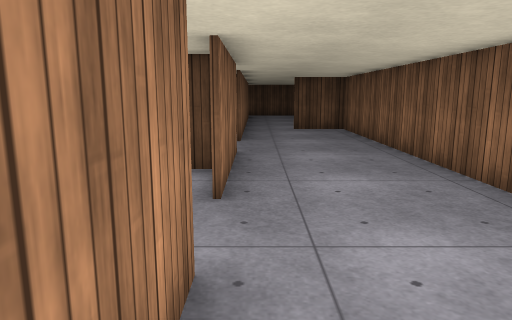
View 1 (above)

24 first-person views from a walk through a Unity game level. The camera is 1.3 m above the floor, tilts 10° down and sees 70° across. The floor is counted in squares, 1 m on a side. Each view is taken from the middle of a square. On the plan, view 1 faces up. The plan holds only what a view shows up to about 15 squares ahead; the rest is blank. The place goes on beyond the plan. The player character is not drawn. Door leaves are left out, so doorways stand open. Surface patterns are stand-ins for the level's own textures.

View 2
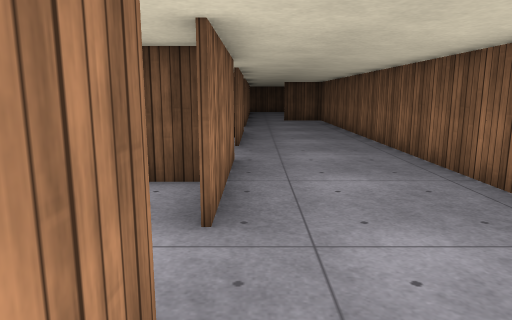

View 3
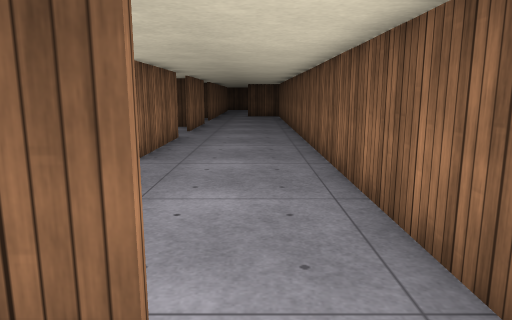

View 4
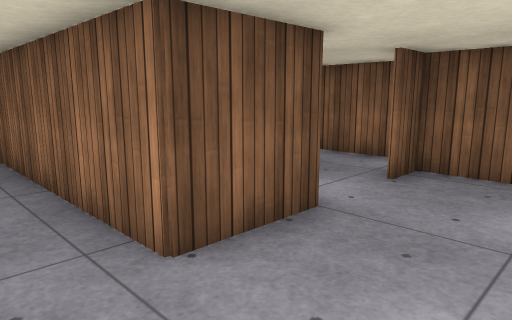

View 5
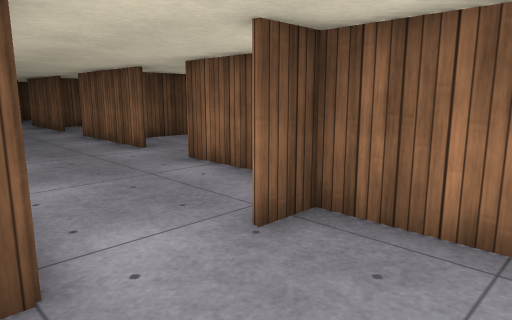

View 6
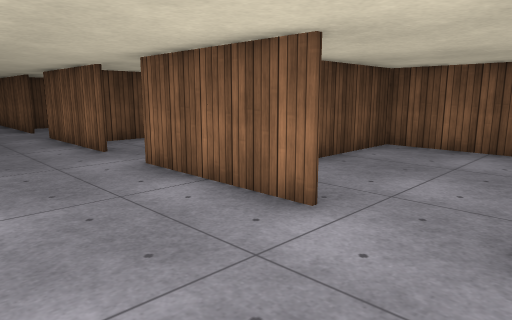

View 7
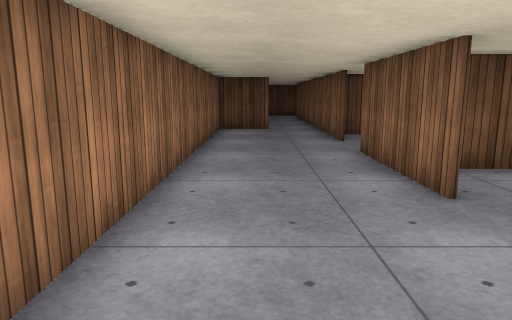

View 8
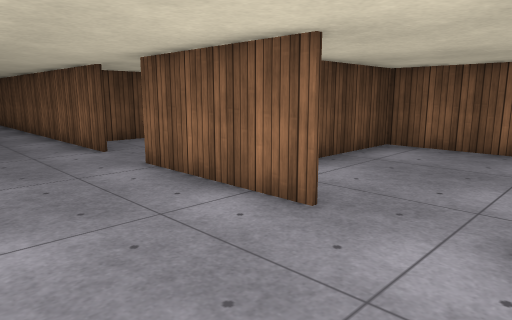

View 9
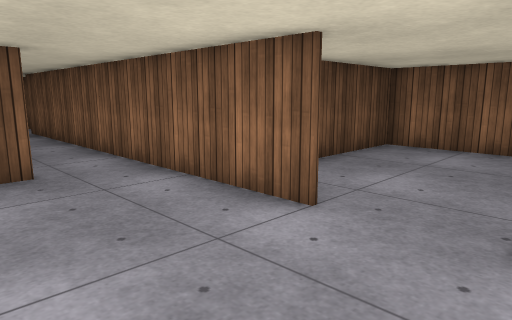

View 10
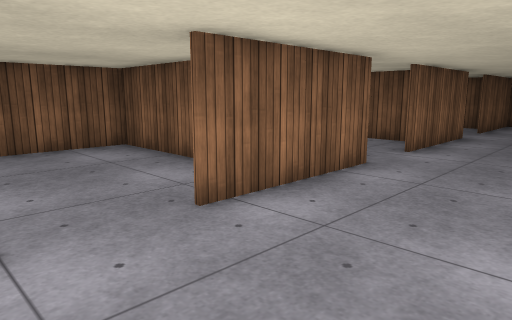

View 11
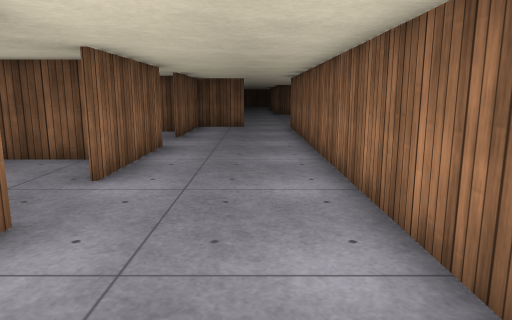

View 12
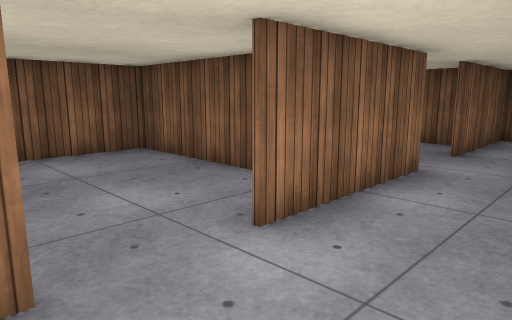

View 13
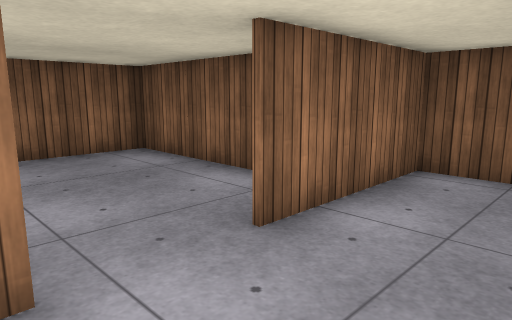

View 14
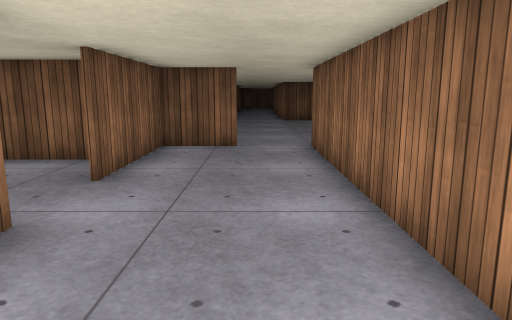

View 15
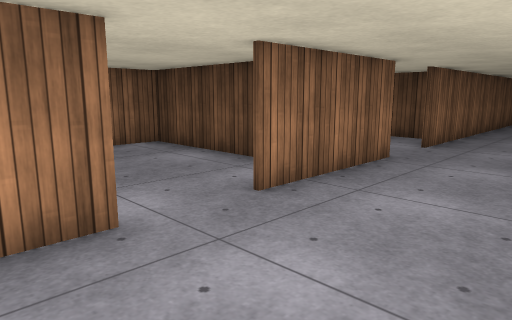

View 16
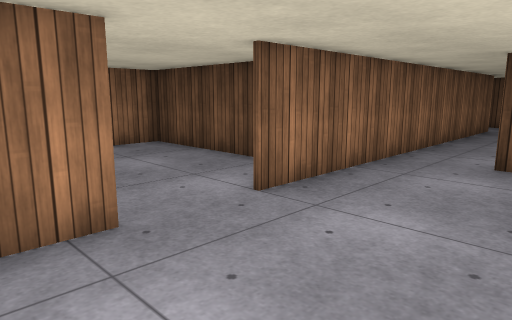

View 17
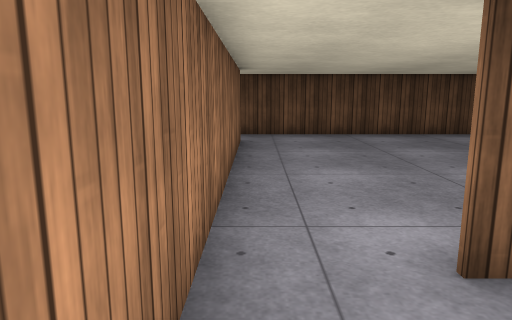

View 18
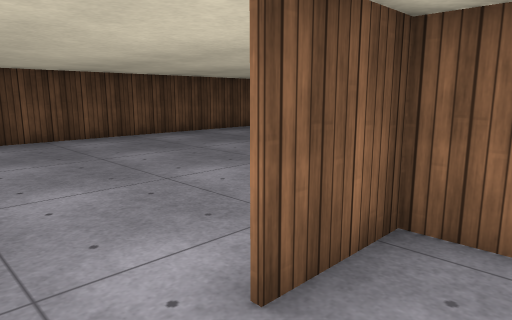

View 19
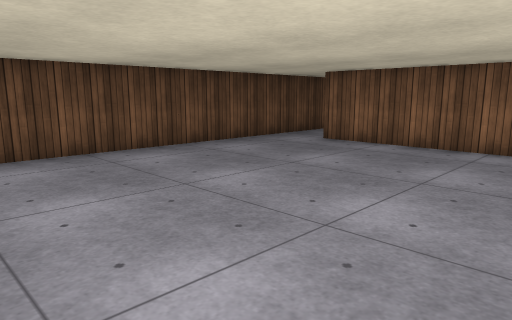

View 20
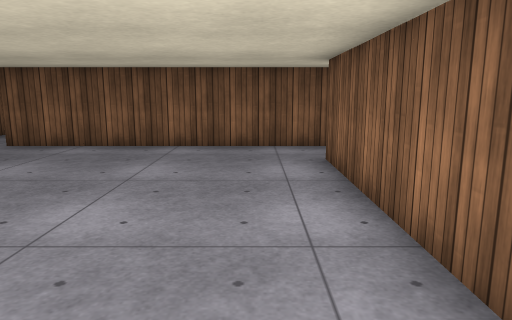

View 21
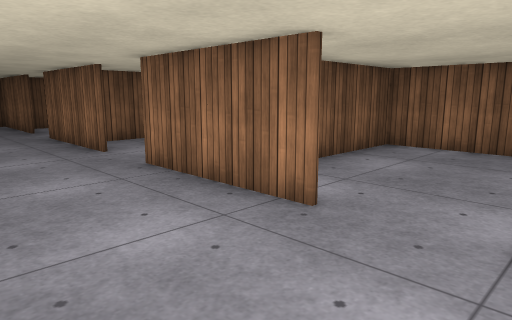

View 22
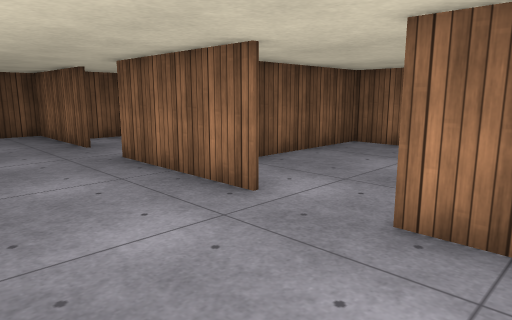

View 23
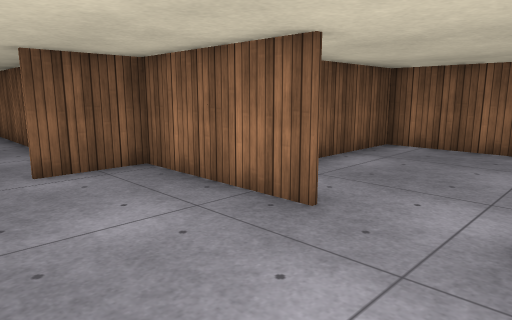

View 24
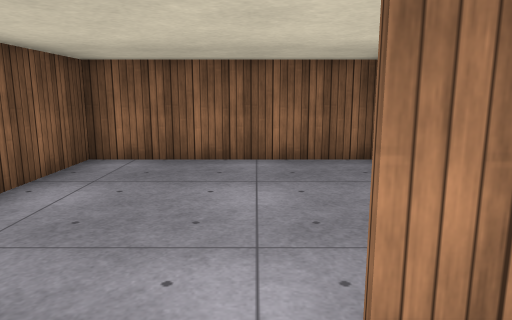

### Floor plan
Ten units are one square. View 1 is at (0, 0); x grows to the right and y downward. Boxes are objects, and circles mark ways between rooms. Rooms are numbered by the first view taken in them; rooms with no view inside come last. Other rooms are left out.
<svg viewBox="-70 -249 230 349">
<path fill="none" stroke="#000" d="M-4 -26 -4 15M-4 -86 -4 -45M-4 34 -4 74 15 74M35 75 35 -144 15 -144M-4 -145 -4 -105M55 75 35 75M16 75 9 75M85 95 85 75 75 75M95 -44 95 -85M95 16 95 -26M95 -104 95 -146M74 74 95 74 95 34M76 -144 55 -144 55 75M19 -145 75 -145M-4 -226 -4 -145M95 -146 95 -225M94 -244 -9 -244M123 -66 155 -66M154 -60 154 -125 100 -125M99 54 154 54 154 -1M155 -4 105 -4M103 -6 155 -6M154 -1 154 -60M155 -64 103 -64M-65 0 -65 54 -10 54M-7 -4 -17 -4M-65 -94 -65 -50M-65 -66 -32 -66M-12 -125 -65 -125 -65 -110M-65 -20 -65 0M-65 -6 -12 -6M-6 -64 -65 -64"/>
<circle cx="25" cy="75" r="3" fill="#2a7"/>
<circle cx="5" cy="-145" r="3" fill="#2a7"/>
<circle cx="-5" cy="25" r="3" fill="#2a7"/>
<circle cx="-5" cy="-95" r="3" fill="#2a7"/>
<circle cx="-5" cy="-35" r="3" fill="#2a7"/>
<circle cx="65" cy="75" r="3" fill="#2a7"/>
<circle cx="85" cy="-145" r="3" fill="#2a7"/>
<circle cx="95" cy="-95" r="3" fill="#2a7"/>
<circle cx="95" cy="25" r="3" fill="#2a7"/>
<circle cx="95" cy="-35" r="3" fill="#2a7"/>
<text x="20" y="-30">1</text>
<text x="40" y="90">2</text>
<text x="70" y="-30">3</text>
<text x="40" y="-190">4</text>
<text x="130" y="-100">5</text>
<text x="130" y="30">6</text>
<text x="130" y="-30">7</text>
<text x="-40" y="30">8</text>
<text x="-40" y="-90">9</text>
<text x="-40" y="-30">10</text>
</svg>
Room 1 opens to room 2. Room 1 opens to room 4. Room 1 opens to room 8. Room 1 opens to room 9. Room 1 opens to room 10. Room 2 opens to room 3. Room 3 opens to room 4. Room 3 opens to room 5. Room 3 opens to room 6. Room 3 opens to room 7.

Where each view was taken, in squares from view 1:
view 1: 0 up, 0 right, facing up
view 2: 5 down, 0 right, facing up
view 3: 9 down, 2 right, facing up
view 4: 10 down, 2 right, facing up-right
view 5: 10 down, 5 right, facing up-right
view 6: 4 down, 6 right, facing up-right
view 7: 0 up, 7 right, facing up
view 8: 2 up, 6 right, facing up-right
view 9: 8 up, 6 right, facing up-right
view 10: 11 up, 6 right, facing down-right
view 11: 8 up, 7 right, facing down
view 12: 5 up, 7 right, facing down-right
view 13: 1 down, 7 right, facing down-right
view 14: 2 up, 7 right, facing down
view 15: 1 up, 3 right, facing up-left
view 16: 7 up, 3 right, facing up-left
view 17: 12 up, 0 right, facing up
view 18: 13 up, 0 right, facing up-right
view 19: 16 up, 0 right, facing up-right
view 20: 16 up, 0 right, facing right
view 21: 11 up, 3 right, facing down-left
view 22: 6 up, 3 right, facing down-left
view 23: 1 down, 3 right, facing down-left
view 24: 2 down, 1 right, facing left
